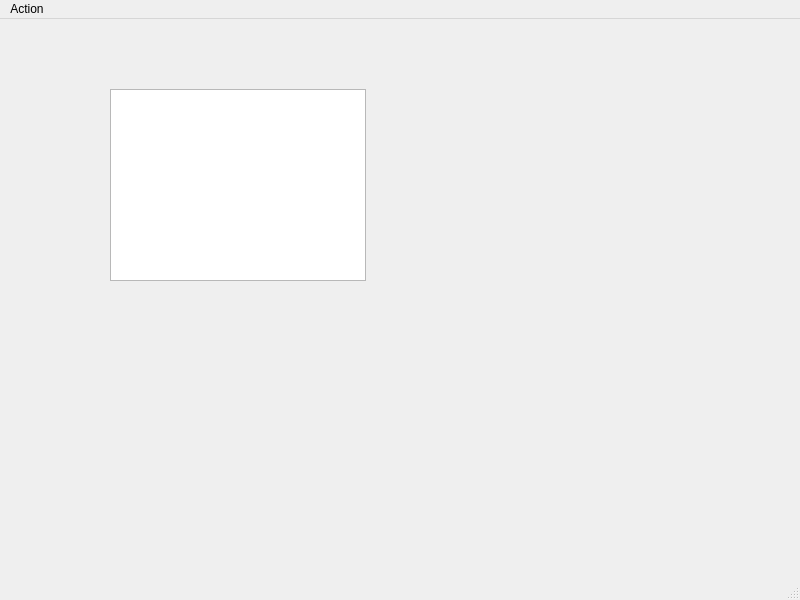
<?xml version="1.0" encoding="UTF-8"?>
<ui version="4.0">
 <class>MainWindowS</class>
 <widget class="QMainWindow" name="MainWindowS">
  <property name="geometry">
   <rect>
    <x>0</x>
    <y>0</y>
    <width>800</width>
    <height>600</height>
   </rect>
  </property>
  <property name="windowTitle">
   <string>MainWindow</string>
  </property>
  <widget class="QWidget" name="centralwidget">
   <widget class="QTableWidget" name="tableWidget">
    <property name="geometry">
     <rect>
      <x>110</x>
      <y>70</y>
      <width>256</width>
      <height>192</height>
     </rect>
    </property>
   </widget>
  </widget>
  <widget class="QMenuBar" name="menubar">
   <property name="geometry">
    <rect>
     <x>0</x>
     <y>0</y>
     <width>800</width>
     <height>20</height>
    </rect>
   </property>
   <widget class="QMenu" name="menuAction">
    <property name="title">
     <string>Action</string>
    </property>
    <addaction name="actionSelect"/>
    <addaction name="action_Withdraw"/>
    <addaction name="action_Exit"/>
   </widget>
   <addaction name="menuAction"/>
  </widget>
  <widget class="QStatusBar" name="statusbar"/>
  <action name="actionSelect">
   <property name="text">
    <string>Select</string>
   </property>
  </action>
  <action name="action_Withdraw">
   <property name="text">
    <string>Withdraw</string>
   </property>
  </action>
  <action name="action_Exit">
   <property name="text">
    <string>&amp;Exit</string>
   </property>
  </action>
 </widget>
 <resources/>
 <connections/>
</ui>
